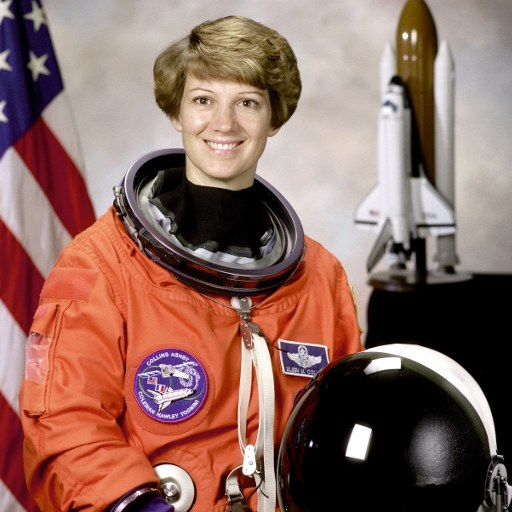
#> input picture tests/fixtures/face_portrait.jpg, 512 x 512 px
$ python -i phash.py   (imports and definitions only)
#> lines starting #> are read from the running program, lines starting #| are printed output that depends on the picture
"""Perceptual hashing (64-bit DCT pHash / dHash) and a near-duplicate index.

The index uses multi-index (banded) lookup: a 64-bit hash is split into
``threshold + 1`` disjoint bands, so any pair within ``threshold`` bits must
share at least one band exactly (pigeonhole). Candidates are then verified
with a popcount, which keeps lookups sub-linear without a BK-tree.
"""
from __future__ import annotations

import io
import logging
from collections import defaultdict
from collections.abc import Iterable
from dataclasses import dataclass
from pathlib import Path

import numpy as np

log = logging.getLogger("photocure.scanner.phash")

HASH_BITS = 64
DEFAULT_THRESHOLD = 6
_DCT_SIZE = 32
_RAW_EXTS = {".cr2", ".nef", ".arw", ".dng"}

_ORIENT_OPS = {2: "FLIP_LEFT_RIGHT", 3: "ROTATE_180", 4: "FLIP_TOP_BOTTOM",
               5: "TRANSPOSE", 6: "ROTATE_270", 7: "TRANSVERSE", 8: "ROTATE_90"}


def _dct_matrix(n: int) -> np.ndarray:
    k = np.arange(n)[:, None]
    i = np.arange(n)[None, :]
    m = np.cos(np.pi * (2 * i + 1) * k / (2 * n)) * np.sqrt(2.0 / n)
    m[0, :] = np.sqrt(1.0 / n)
    return m


_DCT = _dct_matrix(_DCT_SIZE)


def phash_from_gray(gray: np.ndarray) -> int:
    """pHash of a 32x32 float grayscale array (top-left 8x8 DCT vs median)."""
    coeffs = _DCT @ gray.astype(np.float64) @ _DCT.T
    low = coeffs[:8, :8].flatten()
    med = np.median(low[1:])  # exclude the DC term from the median
    bits = low > med
    out = 0
    for b in bits:
        out = (out << 1) | int(b)
    return out


# [7 lines left out: function dhash_from_gray, not called in this run]


def to_hex(h: int) -> str:
    return f"{h:016x}"


def from_hex(s: str) -> int:
    return int(s, 16)


# [4 lines left out: function hamming, not called in this run]


def _open_small(path: Path):
    """Open an image cheaply, using a RAW embedded thumbnail when needed."""
    from PIL import Image

    if path.suffix.lower() in _RAW_EXTS:
        try:
            import rawpy
            with rawpy.imread(str(path)) as rp:
                thumb = rp.extract_thumb()
            if thumb.format == rawpy.ThumbFormat.JPEG:
                return Image.open(io.BytesIO(thumb.data))
        except Exception:
            return None
    return Image.open(path)
#> returned value is the input picture: PIL image 512x512 RGB; mean R, G, B 141.6, 105.8, 96.5


def _gray_array(path: Path | str, size: tuple[int, int]) -> np.ndarray | None:
    from PIL import Image

    path = Path(path)
    try:
        im = _open_small(path)
        if im is None:
            return None
        with im:
            try:
                im.draft("L", (size[0] * 4, size[1] * 4))
            except Exception:
                pass
            orient = 1
            try:
                orient = int(im.getexif().get(274, 1) or 1)
#> orient = 1
            except Exception:
                pass
            g = im.convert("L").resize(size, Image.LANCZOS)
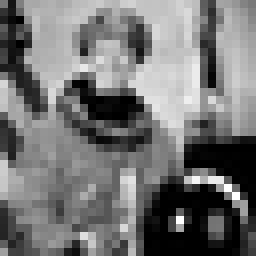
#> g: PIL image 32x32 L (shown 8 times larger); min 0, max 255, mean 115.8
            op = _ORIENT_OPS.get(orient)
            if op:
                g = g.transpose(getattr(Image.Transpose, op))
                if g.size != size:
                    g = g.resize(size, Image.LANCZOS)
            return np.asarray(g, dtype=np.float64)
#> returned value: shape (32, 32) float64
    except Exception as e:
        log.debug("phash decode failed for %s: %s", path, e)
        return None


def compute_phash(path: Path | str) -> str | None:
    """64-bit DCT pHash as 16 hex chars, or ``None`` if the file cannot decode."""
    arr = _gray_array(path, (_DCT_SIZE, _DCT_SIZE))
    return None if arr is None else to_hex(phash_from_gray(arr))
#> in phash_from_gray, `coeffs = _DCT @ gray.astype(np.float64) @ _DCT.T`:
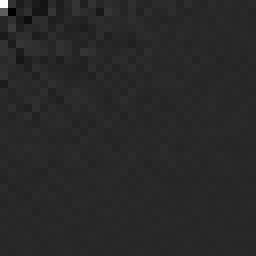
#> coeffs: shape (32, 32) float64 (shown 8 times larger); min -691.5, max 3704.3, mean 4.8; drawn with min black and max white
#> in phash_from_gray, `low = coeffs[:8, :8].flatten()`: low = 64 values, max 3704.3 at index 0, min -691.5 at index 9, mean 42.41
#> in phash_from_gray, `med = np.median(low[1:])`: med = -9.8
#> the loop in phash_from_gray, `for b in bits:` made 64 passes
#> (b, out) on passes 3 to 14: (False, 6), (False, 12), (False, 24), (False, 48), (True, 97), (False, 194), (True, 389), (False, 778), (False, 1556), (True, 3113), (False, 6226), (False, 12452)
#> out on passes 1 to 2: 1, 3
#> after the loop in phash_from_gray, `for b in bits:`: out = 14020352518765010888


# [5 lines left out: function compute_dhash, not called in this run]


@dataclass
class _Entry:
    key: int
    hash: int
    pixels: int
    size: int
    quick_hash: str
    sha256: str
    near_dup_of: int | None = None


# [9 lines left out: function _bands, not called in this run]


class NearDupIndex:
    """Incremental near-duplicate grouping keyed by record id.

    ``add`` returns ``(dup_key, keeper_key)`` updates: the lower-resolution
    member of each near-duplicate group points at the highest-resolution one.
    """

    # [6 lines left out: function __init__, not called in this run]

    def __len__(self) -> int:
        return len(self._entries)

    def __contains__(self, key: int) -> bool:
        return key in self._entries

    def near_dup_of(self, key: int) -> int | None:
        return self._entries[key].near_dup_of

    # [68 lines left out: functions _rank, _same_file, _root, _candidates, _store, seed and 1 more, not called in this run]

>>> result = compute_phash('../../tests/fixtures/face_portrait.jpg')
#> result = 'c2924c5532bddfc8'
